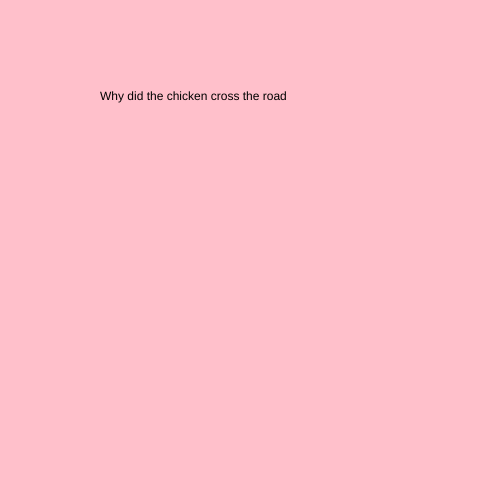
Frame 1 (no input)
Frame 60 (no input): identical to frame 1, image omitted
Frame 120 (the mouse pressed at the canvas centre since frame 60): identical to frame 1, image omitted

The p5.js sketch that drew this single still picture (run headless with seeded random() and noise() and a simulated clock; from frame 60 on, the mouse is pressed at the canvas centre):

// p5.js sketch
// ── sketch.js
let state = 0 ;
let timer = 0 ;
function setup() {
  createCanvas(500, 500);
}

function draw() {
  switch (state){
    case 0:
    background ('pink');
    text("Why did the chicken cross the road", 100, 100);
    break ;

    case 1:
    background ('yellow');
    text("To get to the other side!", 100, 100);

    break ;
  }

}
function mouseReleased(){
 state++ ;
 if (state>1){
   state = 0;
 }
}
